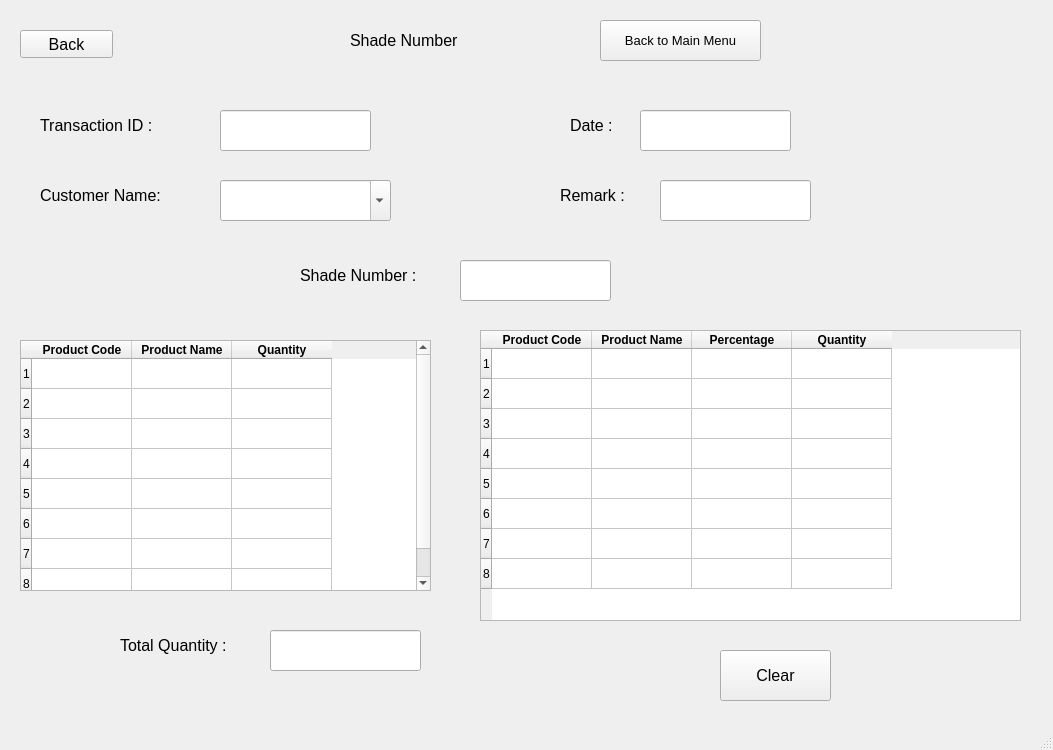
<?xml version="1.0" encoding="UTF-8"?>
<ui version="4.0">
 <class>MainWindow</class>
 <widget class="QMainWindow" name="MainWindow">
  <property name="geometry">
   <rect>
    <x>0</x>
    <y>0</y>
    <width>1053</width>
    <height>750</height>
   </rect>
  </property>
  <property name="windowTitle">
   <string>MainWindow</string>
  </property>
  <widget class="QWidget" name="centralwidget">
   <widget class="QLineEdit" name="shade_date">
    <property name="geometry">
     <rect>
      <x>640</x>
      <y>110</y>
      <width>151</width>
      <height>41</height>
     </rect>
    </property>
    <property name="font">
     <font>
      <pointsize>12</pointsize>
     </font>
    </property>
   </widget>
   <widget class="QTableWidget" name="shade_view_by_id_table">
    <property name="geometry">
     <rect>
      <x>20</x>
      <y>340</y>
      <width>411</width>
      <height>251</height>
     </rect>
    </property>
    <property name="rowCount">
     <number>8</number>
    </property>
    <property name="columnCount">
     <number>3</number>
    </property>
    <row/>
    <row/>
    <row/>
    <row/>
    <row/>
    <row/>
    <row/>
    <row/>
    <column>
     <property name="text">
      <string>Product Code</string>
     </property>
     <property name="font">
      <font>
       <weight>75</weight>
       <bold>true</bold>
      </font>
     </property>
    </column>
    <column>
     <property name="text">
      <string>Product Name</string>
     </property>
     <property name="font">
      <font>
       <weight>75</weight>
       <bold>true</bold>
      </font>
     </property>
    </column>
    <column>
     <property name="text">
      <string>Quantity</string>
     </property>
     <property name="font">
      <font>
       <weight>75</weight>
       <bold>true</bold>
      </font>
     </property>
    </column>
    <item row="0" column="1">
     <property name="text">
      <string/>
     </property>
     <property name="flags">
      <set>ItemIsSelectable|ItemIsDragEnabled|ItemIsEnabled</set>
     </property>
    </item>
    <item row="1" column="1">
     <property name="text">
      <string/>
     </property>
     <property name="flags">
      <set>ItemIsSelectable|ItemIsDragEnabled|ItemIsEnabled</set>
     </property>
    </item>
    <item row="2" column="1">
     <property name="text">
      <string/>
     </property>
     <property name="flags">
      <set>ItemIsSelectable|ItemIsDragEnabled|ItemIsEnabled</set>
     </property>
    </item>
    <item row="3" column="1">
     <property name="text">
      <string/>
     </property>
     <property name="flags">
      <set>ItemIsSelectable|ItemIsDragEnabled|ItemIsEnabled</set>
     </property>
    </item>
    <item row="4" column="1">
     <property name="text">
      <string/>
     </property>
     <property name="flags">
      <set>ItemIsSelectable|ItemIsDragEnabled|ItemIsEnabled</set>
     </property>
    </item>
    <item row="5" column="1">
     <property name="text">
      <string/>
     </property>
     <property name="flags">
      <set>ItemIsSelectable|ItemIsDragEnabled|ItemIsEnabled</set>
     </property>
    </item>
    <item row="6" column="1">
     <property name="text">
      <string/>
     </property>
     <property name="flags">
      <set>ItemIsSelectable|ItemIsDragEnabled|ItemIsEnabled</set>
     </property>
    </item>
    <item row="7" column="1">
     <property name="text">
      <string/>
     </property>
     <property name="flags">
      <set>ItemIsSelectable|ItemIsDragEnabled|ItemIsEnabled</set>
     </property>
    </item>
   </widget>
   <widget class="QLabel" name="label_4">
    <property name="geometry">
     <rect>
      <x>570</x>
      <y>100</y>
      <width>71</width>
      <height>51</height>
     </rect>
    </property>
    <property name="font">
     <font>
      <pointsize>12</pointsize>
     </font>
    </property>
    <property name="text">
     <string>Date :</string>
    </property>
   </widget>
   <widget class="QComboBox" name="shade_view_customer">
    <property name="geometry">
     <rect>
      <x>220</x>
      <y>180</y>
      <width>171</width>
      <height>41</height>
     </rect>
    </property>
    <property name="font">
     <font>
      <pointsize>12</pointsize>
     </font>
    </property>
    <property name="editable">
     <bool>true</bool>
    </property>
    <item>
     <property name="text">
      <string/>
     </property>
    </item>
    <item>
     <property name="text">
      <string>Rajesh</string>
     </property>
    </item>
    <item>
     <property name="text">
      <string>Nishit</string>
     </property>
    </item>
    <item>
     <property name="text">
      <string>Nilay</string>
     </property>
    </item>
    <item>
     <property name="text">
      <string>Parth</string>
     </property>
    </item>
   </widget>
   <widget class="QLabel" name="label_7">
    <property name="geometry">
     <rect>
      <x>560</x>
      <y>170</y>
      <width>101</width>
      <height>51</height>
     </rect>
    </property>
    <property name="font">
     <font>
      <pointsize>12</pointsize>
     </font>
    </property>
    <property name="text">
     <string>Remark :</string>
    </property>
   </widget>
   <widget class="QPushButton" name="back_add_rm">
    <property name="geometry">
     <rect>
      <x>20</x>
      <y>30</y>
      <width>93</width>
      <height>28</height>
     </rect>
    </property>
    <property name="font">
     <font>
      <pointsize>12</pointsize>
     </font>
    </property>
    <property name="text">
     <string>Back</string>
    </property>
   </widget>
   <widget class="QLabel" name="label_3">
    <property name="geometry">
     <rect>
      <x>350</x>
      <y>20</y>
      <width>151</width>
      <height>41</height>
     </rect>
    </property>
    <property name="font">
     <font>
      <pointsize>12</pointsize>
     </font>
    </property>
    <property name="text">
     <string>Shade Number </string>
    </property>
   </widget>
   <widget class="QLabel" name="label_8">
    <property name="geometry">
     <rect>
      <x>300</x>
      <y>250</y>
      <width>161</width>
      <height>51</height>
     </rect>
    </property>
    <property name="font">
     <font>
      <pointsize>12</pointsize>
     </font>
    </property>
    <property name="text">
     <string>Shade Number :</string>
    </property>
   </widget>
   <widget class="QLineEdit" name="shade_number_add_view">
    <property name="geometry">
     <rect>
      <x>460</x>
      <y>260</y>
      <width>151</width>
      <height>41</height>
     </rect>
    </property>
    <property name="font">
     <font>
      <pointsize>12</pointsize>
     </font>
    </property>
   </widget>
   <widget class="QPushButton" name="pushButton">
    <property name="geometry">
     <rect>
      <x>600</x>
      <y>20</y>
      <width>161</width>
      <height>41</height>
     </rect>
    </property>
    <property name="font">
     <font>
      <pointsize>10</pointsize>
     </font>
    </property>
    <property name="text">
     <string>Back to Main Menu</string>
    </property>
   </widget>
   <widget class="QLabel" name="label_9">
    <property name="geometry">
     <rect>
      <x>120</x>
      <y>620</y>
      <width>161</width>
      <height>51</height>
     </rect>
    </property>
    <property name="font">
     <font>
      <pointsize>12</pointsize>
     </font>
    </property>
    <property name="text">
     <string>Total Quantity :</string>
    </property>
   </widget>
   <widget class="QLabel" name="label_6">
    <property name="geometry">
     <rect>
      <x>40</x>
      <y>170</y>
      <width>161</width>
      <height>51</height>
     </rect>
    </property>
    <property name="font">
     <font>
      <pointsize>12</pointsize>
     </font>
    </property>
    <property name="text">
     <string>Customer Name:</string>
    </property>
   </widget>
   <widget class="QLabel" name="label_5">
    <property name="geometry">
     <rect>
      <x>40</x>
      <y>100</y>
      <width>161</width>
      <height>51</height>
     </rect>
    </property>
    <property name="font">
     <font>
      <pointsize>12</pointsize>
     </font>
    </property>
    <property name="text">
     <string>Transaction ID : </string>
    </property>
   </widget>
   <widget class="QLineEdit" name="shade_view_remark">
    <property name="geometry">
     <rect>
      <x>660</x>
      <y>180</y>
      <width>151</width>
      <height>41</height>
     </rect>
    </property>
    <property name="font">
     <font>
      <pointsize>12</pointsize>
     </font>
    </property>
   </widget>
   <widget class="QLineEdit" name="shade_view_transaction_id">
    <property name="geometry">
     <rect>
      <x>220</x>
      <y>110</y>
      <width>151</width>
      <height>41</height>
     </rect>
    </property>
    <property name="font">
     <font>
      <pointsize>12</pointsize>
     </font>
    </property>
   </widget>
   <widget class="QTableWidget" name="shade_view_by_id_colortable">
    <property name="geometry">
     <rect>
      <x>480</x>
      <y>330</y>
      <width>541</width>
      <height>291</height>
     </rect>
    </property>
    <property name="rowCount">
     <number>8</number>
    </property>
    <property name="columnCount">
     <number>4</number>
    </property>
    <row/>
    <row/>
    <row/>
    <row/>
    <row/>
    <row/>
    <row/>
    <row/>
    <column>
     <property name="text">
      <string>Product Code</string>
     </property>
     <property name="font">
      <font>
       <weight>75</weight>
       <bold>true</bold>
      </font>
     </property>
    </column>
    <column>
     <property name="text">
      <string>Product Name</string>
     </property>
     <property name="font">
      <font>
       <weight>75</weight>
       <bold>true</bold>
      </font>
     </property>
    </column>
    <column>
     <property name="text">
      <string>Percentage</string>
     </property>
     <property name="font">
      <font>
       <weight>75</weight>
       <bold>true</bold>
      </font>
     </property>
    </column>
    <column>
     <property name="text">
      <string>Quantity</string>
     </property>
     <property name="font">
      <font>
       <weight>75</weight>
       <bold>true</bold>
      </font>
     </property>
    </column>
    <item row="0" column="1">
     <property name="text">
      <string/>
     </property>
     <property name="flags">
      <set>ItemIsSelectable|ItemIsDragEnabled|ItemIsEnabled</set>
     </property>
    </item>
    <item row="1" column="1">
     <property name="text">
      <string/>
     </property>
     <property name="flags">
      <set>ItemIsSelectable|ItemIsDragEnabled|ItemIsEnabled</set>
     </property>
    </item>
    <item row="2" column="1">
     <property name="text">
      <string/>
     </property>
     <property name="flags">
      <set>ItemIsSelectable|ItemIsDragEnabled|ItemIsEnabled</set>
     </property>
    </item>
    <item row="3" column="1">
     <property name="text">
      <string/>
     </property>
     <property name="flags">
      <set>ItemIsSelectable|ItemIsDragEnabled|ItemIsEnabled</set>
     </property>
    </item>
    <item row="4" column="1">
     <property name="text">
      <string/>
     </property>
     <property name="flags">
      <set>ItemIsSelectable|ItemIsDragEnabled|ItemIsEnabled</set>
     </property>
    </item>
    <item row="5" column="1">
     <property name="text">
      <string/>
     </property>
     <property name="flags">
      <set>ItemIsSelectable|ItemIsDragEnabled|ItemIsEnabled</set>
     </property>
    </item>
    <item row="6" column="1">
     <property name="text">
      <string/>
     </property>
     <property name="flags">
      <set>ItemIsSelectable|ItemIsDragEnabled|ItemIsEnabled</set>
     </property>
    </item>
    <item row="7" column="1">
     <property name="text">
      <string/>
     </property>
     <property name="flags">
      <set>ItemIsSelectable|ItemIsDragEnabled|ItemIsEnabled</set>
     </property>
    </item>
   </widget>
   <widget class="QLineEdit" name="shade_viewbyid_add_total">
    <property name="geometry">
     <rect>
      <x>270</x>
      <y>630</y>
      <width>151</width>
      <height>41</height>
     </rect>
    </property>
    <property name="font">
     <font>
      <pointsize>12</pointsize>
     </font>
    </property>
   </widget>
   <widget class="QPushButton" name="shade_view_by_id_clear">
    <property name="geometry">
     <rect>
      <x>720</x>
      <y>650</y>
      <width>111</width>
      <height>51</height>
     </rect>
    </property>
    <property name="font">
     <font>
      <pointsize>12</pointsize>
     </font>
    </property>
    <property name="text">
     <string>Clear</string>
    </property>
   </widget>
  </widget>
  <widget class="QStatusBar" name="statusbar"/>
 </widget>
 <resources/>
 <connections/>
</ui>
